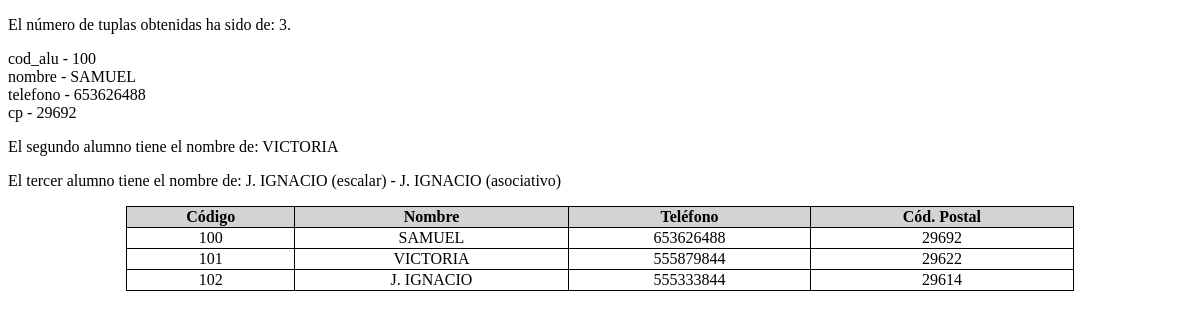
Page /PHP/Octubre/31oct/teoria_bd.php on the committed database.
### tables this page shows
CREATE TABLE `t_alumnos` (
  `cod_alu` int(11) NOT NULL,
  `nombre` varchar(15) NOT NULL,
  `telefono` int(11) NOT NULL,
  `cp` int(11) NOT NULL
);

### PHP/Octubre/31oct/teoria_bd.php (the view, shortened to what this page needs)
<!DOCTYPE html>
<html lang="es">
<head>
</head>
<body>
    <?php
    try {
        $conexion = mysqli_connect("localhost", "jose", "josefa", "bd_teoria");
        mysqli_set_charset($conexion, "utf8");
    } catch (Exception $e) {
        die("<p class='error'> * No se ha podido conectarse a la base de datos: " . $e->getMessage() . " *</p>mysqli_close($conexion);</body></html>");
    }
    $consulta_alumnos = "select * from t_alumnos";
    try {
        $datos_alumnos = mysqli_query($conexion, $consulta_alumnos);
    } catch (Exception $e) {
        die("<p class='error'> * No se ha podido realizar la operación: " . $e->getMessage() . " * </p>mysqli_close($conexion);</body></html>");
    }
    $n_tuplas = mysqli_num_rows($datos_alumnos);
    echo "<p>El número de tuplas obtenidas ha sido de: " . $n_tuplas . ".</p>";
    $alumno = mysqli_fetch_assoc($datos_alumnos);
    echo "<p>";
    foreach ($alumno as $key => $value) {
        echo "<span>" . $key . " - " . $value . "</span><br/>";
    }
    echo "</p>";
    $alumno = mysqli_fetch_row($datos_alumnos);
    echo "<p>El segundo alumno tiene el nombre de: " . $alumno[1] . "</p>";
    $alumno = mysqli_fetch_array($datos_alumnos);
    echo "<p>El tercer alumno tiene el nombre de: " . $alumno[1] . " (escalar) - " . $alumno["nombre"] . " (asociativo)</p>";
    mysqli_data_seek($datos_alumnos, 0);
    echo "<table>";
    echo "<tr><th>Código</th><th>Nombre</th><th>Teléfono</th><th>Cód. Postal</th></tr>";
    while ($alumno = mysqli_fetch_assoc($datos_alumnos)) {
        echo "<tr>";
        foreach ($alumno as $key => $value) {
            echo "<td>" . $value . "</td>";
        }
        echo "</tr>";
    }
    echo "</table>";
    ?>
</body>
</html>

### PHP/Octubre/31oct/teoria_bd.php (style rules this page uses)
table, th, td { border: 1px solid black; }
table { border-collapse: collapse; width: 80%; margin: 0 auto; text-align: center; }
th { background-color: lightgray; }

### rows in the picture
t_alumnos: cod_alu "100", nombre "SAMUEL", telefono "653626488", cp "29692"
t_alumnos: nombre "VICTORIA", cod_alu "101", telefono "555879844", cp "29622"
t_alumnos: nombre "J. IGNACIO", cod_alu "102", telefono "555333844", cp "29614"

### other values in the picture
$n_tuplas "3"
$key "cod_alu"
$key "nombre"
$key "telefono"
$key "cp"
